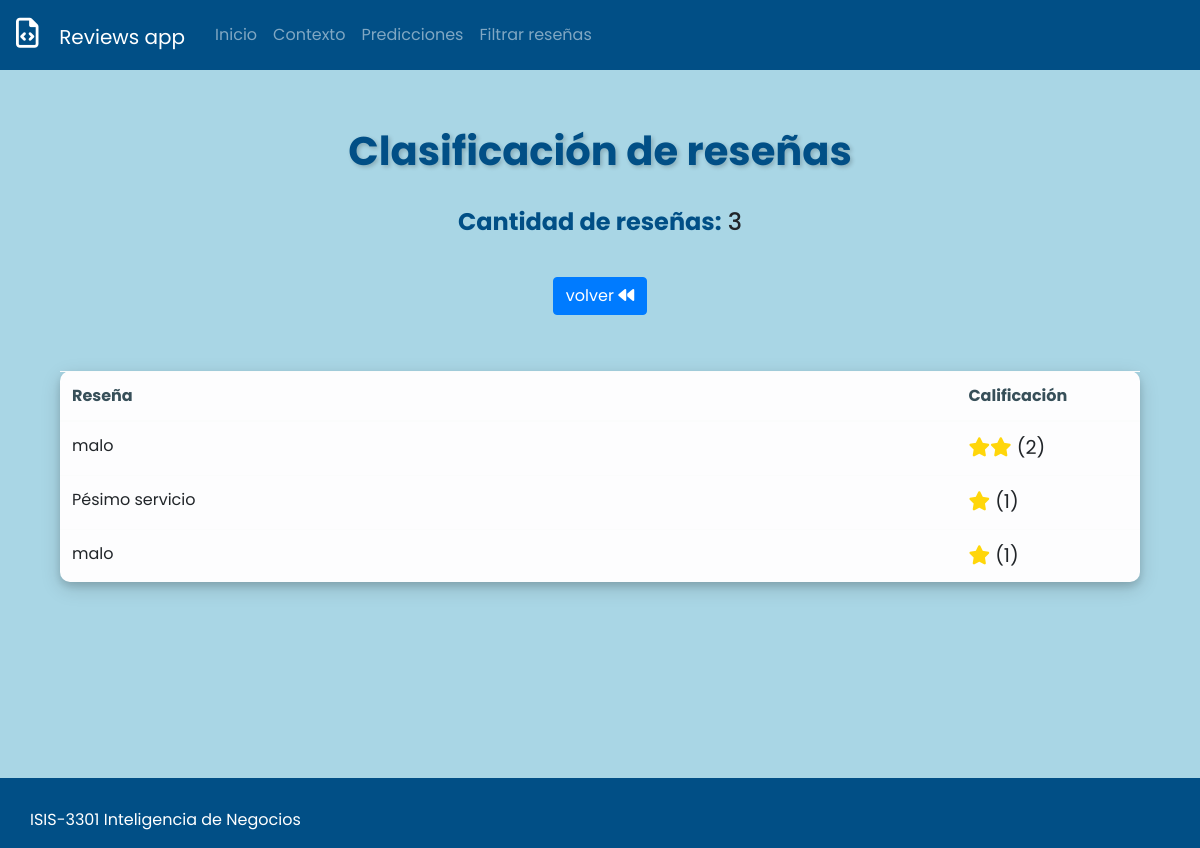
/predict/bad, run on an earlier commit of the app's database.
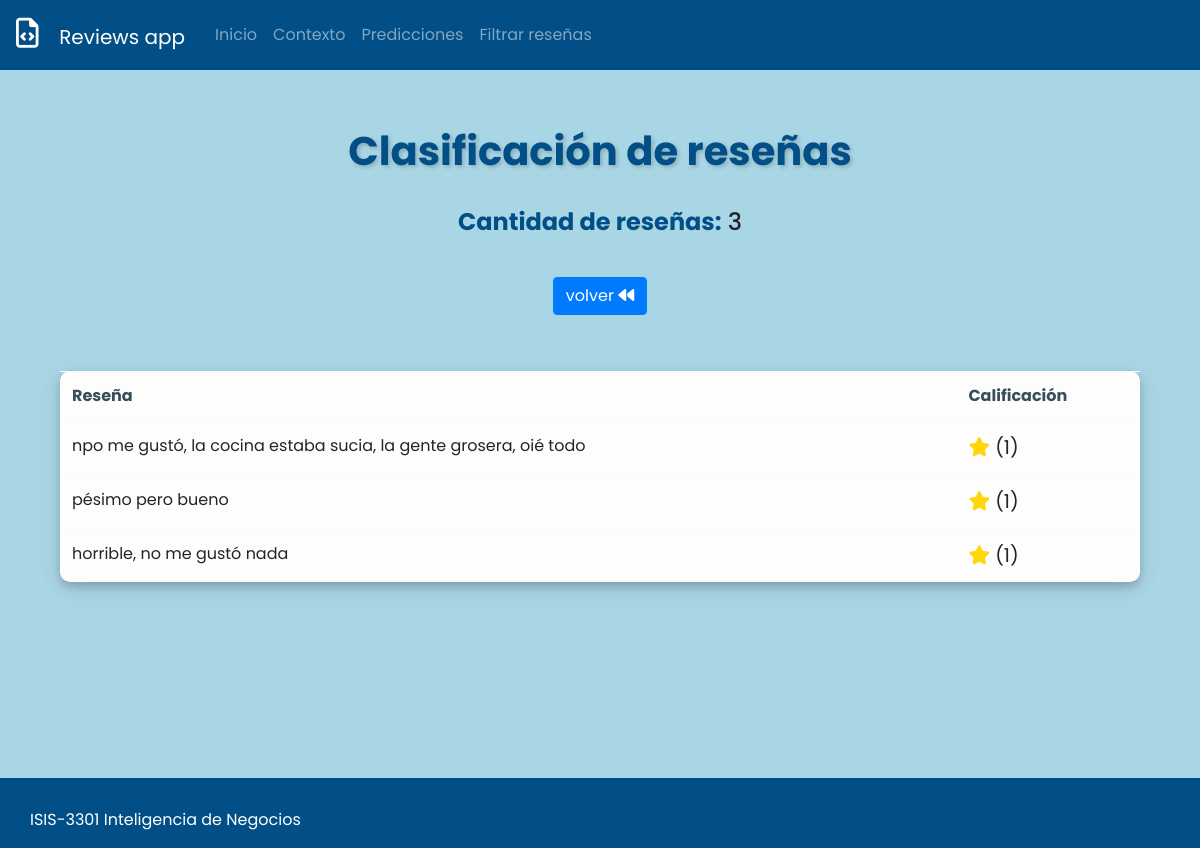
And on a later commit of the database.
### predict/models.py (models this page shows, shortened)
class Reviews(models.Model):
    review = models.CharField(max_length=10000)
    classification = models.IntegerField()

### predict/views.py (the view)
# urls.py: path('predict/bad', views.review_list_bad, name='review_list'),
def review_list_bad(request):
    reviews = get_reviews_group_filter(1, 2)
    context = {
        'review_list': reviews,
        'filter': True,
        'quantity': len(reviews)
    }
    return render(request, 'reviews.html', context)

### predict/logic/logic.py (called while the page is built)
def get_reviews_group_filter(num1: int, num2: int):
    queryset = Reviews.objects.filter(classification__in=[num1, num2])
    return (queryset)

### predict/templates/reviews.html (shortened to what this page needs)
{% extends 'base.html' %} {% block content %}
<div class="content">
  <div class="">
    <div
      class="page-header-title"
      data-aos="fade-down"
      data-aos-duration="1600"
    >
      <h1 class="page-title" style="text-align: center">
        Clasificación de reseñas
      </h1>
      <h4 style="text-align: center">
        <strong>Cantidad de reseñas:</strong> {{ quantity }}
      </h4>
    </div>
  </div>
  <br />
  <div
    class="page-content-wrapper"
    data-aos="fade-down"
    data-aos-duration="1500"
  >
    <div class="container">
      <div style="display: flex; justify-content: center">
        {% if filter == False %}
        <a class="nav-link" href="/reviewcreate/">
          <button
            class="btn btn-primary"
            data-aos="fade-down"
            data-aos-duration="1500"
            href="/reviewcreate"
          >
            <i class="fa-solid fa-plus"></i> Añadir reseña y clasificarla
          </button>
        </a>
        {% else %}
        <a class="nav-link" href="/reviewgroup/">
          <button
            class="btn btn-primary"
            data-aos="fade-down"
            data-aos-duration="1500"
            href="/reviewgroups"
          >
            volver <i class="fa-solid fa-backward"></i>
          </button>
        </a>
        {% endif %}
      </div>
      <br />
      <br />
      <div class="panel panel-default">
        <div class="panel-body" data-aos="fade-down" data-aos-duration="1500">
          <table
            class="table table-hover table-light"
            data-aos="fade-down"
            data-aos-duration="1500"
          >
            <thead>
              <tr style="color: #374f59">
                <th>Reseña</th>
                <th style="width: 17%">Calificación</th>
              </tr>
            </thead>
            <tbody>
              {% for review in review_list %}
              <tr>
                <td>{{ review.review }}</td>
                <td style="font-size: 120%" class="star">
                  {% if review.classification == 5 %}
                  <span
                    ><i class="fa-solid fa-star"></i
                    ><i class="fa-solid fa-star"></i
                    ><i class="fa-solid fa-star"></i
                    ><i class="fa-solid fa-star"></i
                    ><i class="fa-solid fa-star"></i
                  ></span>
                  {% elif review.classification == 3 %}
                  <span
                    ><i class="fa-solid fa-star"></i
                    ><i class="fa-solid fa-star"></i
                    ><i class="fa-solid fa-star"></i
                  ></span>
                  {% elif review.classification == 2 %}
                  <span
                    ><i class="fa-solid fa-star"></i
                    ><i class="fa-solid fa-star"></i
                  ></span>
                  {% elif review.classification == 1 %}
                  <span><i class="fa-solid fa-star"></i></span>
                  {% else %}
                  <span></span>
                  {% endif %} ({{ review.classification }})
                </td>
              </tr>
              {% endfor %}
            </tbody>
          </table>
        </div>
      </div>
    </div>
  </div>
</div>
{% endblock %}

What changed in the data, as far as the page shows it:
removed Reviews: review "malo", classification "2"
removed Reviews: review "Pésimo servicio", classification "1"
removed Reviews: review "malo", classification "1"
added Reviews: review "npo me gustó, la cocina estaba sucia, la gente grosera, oié todo", classification "1"
added Reviews: review "pésimo pero bueno", classification "1"
added Reviews: review "horrible, no me gustó nada", classification "1"
